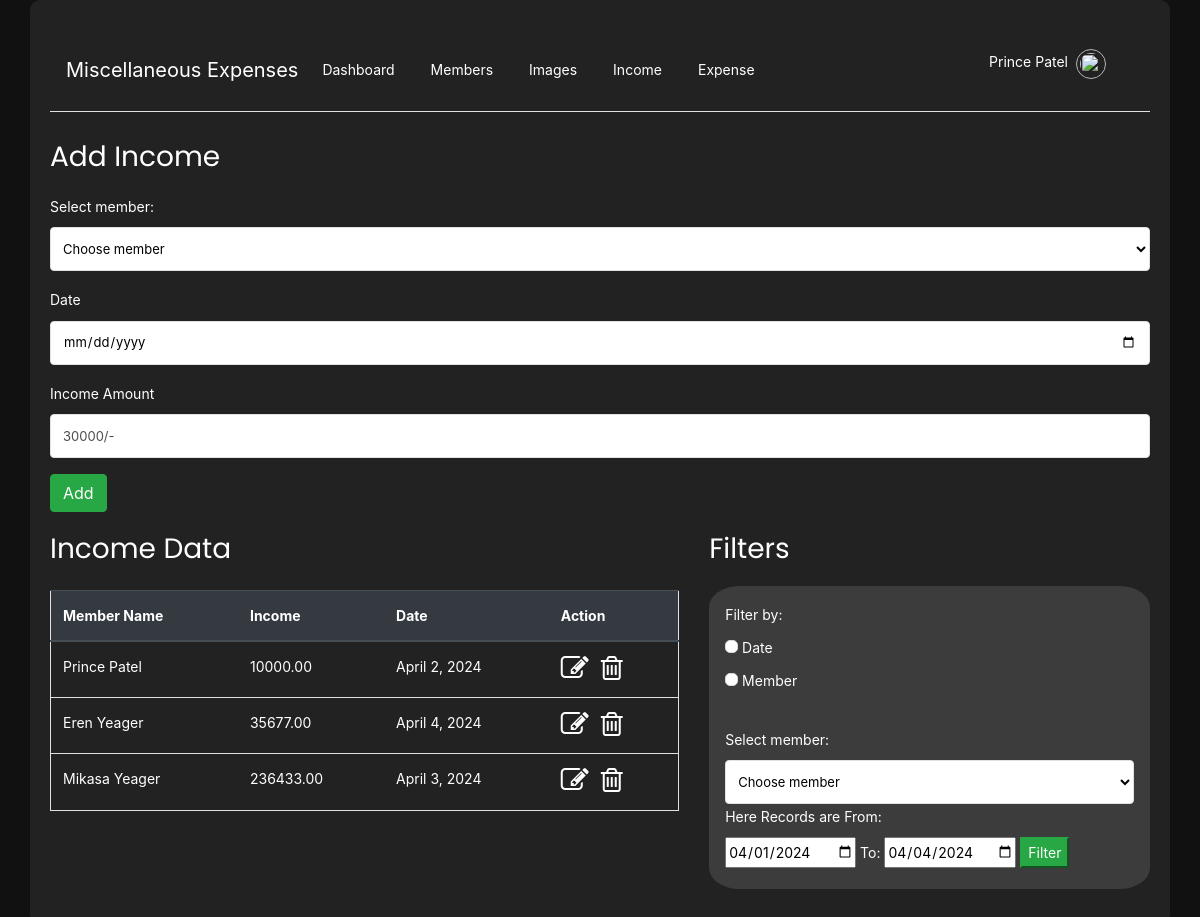
The page /income_view/ (signed in) on the database its author committed.
### authentication/models.py (models this page shows, shortened)
class MembersModel(BaseClass):
    superuser_id = models.ForeignKey(SuperUserModel, on_delete=models.CASCADE)
    first_name = models.CharField(max_length=255)
    last_name = models.CharField(max_length=255)
    email = models.EmailField(max_length=255,blank=True)
    mobile = models.CharField(max_length=255)
    password = models.CharField(max_length=255, blank=True)
    is_active = models.BooleanField(default=True)
    is_super_user = models.BooleanField(default=False)
    otp = models.CharField(max_length=50,default=100000)
    def __str__(self):
        return f"{self.first_name} {self.last_name}"

### account/models.py (models this page shows)
class IncomeModel(BaseClass):
    superuser_id = models.ForeignKey(SuperUserModel,on_delete=models.CASCADE)
    member_id = models.ForeignKey(MembersModel,on_delete=models.CASCADE)
    date = models.DateField()
    amount = models.DecimalField(default=0,decimal_places=2,max_digits=10)
    def __str__(self):
        return str(self.member_id)

### account/views.py (the view, shortened to what this page needs)
# urls.py: path('income_view/',income_view,name='income_view'),
@login_required
def income_view(request):
    user = MembersModel.objects.get(email = request.session['email'])
    members = MembersModel.objects.filter(superuser_id_id=request.session['superuser_id'])
    get_income= IncomeModel.objects.filter(superuser_id_id=request.session['superuser_id']).filter(date__range=[datetimeinfo.convert_date_format(start_date_of_month),datetimeinfo.convert_date_format(current_date_of_month)])
    context={
        'members':members,
        'get_income':get_income,
        'user':user,
        'start_date_of_month':datetimeinfo.convert_date_format(start_date_of_month),
        'current_date_of_month':datetimeinfo.convert_date_format(current_date_of_month)
    }
    return render(request,'income.html',context)

### account/views.py (called while the page is built)
def login_required(view_func):
    @wraps(view_func)
    def _wrapped_view(request, *args, **kwargs):
        if 'email' not in request.session:
            messages.warning(request, "You are not logged in yet.")
            return redirect('login_view')
        return view_func(request, *args, **kwargs)
    return _wrapped_view

### master/utils/ME_DATETIME/me_time.py (called while the page is built)
    def convert_date_format(self,date_str):
        parsed_date = datetime.strptime(date_str, "%d-%m-%Y").date()
        converted_date_str = parsed_date.strftime("%Y-%m-%d")
        return converted_date_str

### account/templates/income.html (shortened to what this page needs)
{% extends 'base.html' %}
{% block content %}
<div class="row">
    <div class="col-md">
        <form action="" method="post">
            <h3 class="my-3">Add Income</h3>
            <div class="form-group">
                <label for="member">Select member: </label>
                <select class="form-control form-control-sm  border" name="member" id="member" required>
                    <option value="" selected disabled>Choose member</option>
                </select>
            </div>
            <div class="form-group">
                <label for="income_date">Date</label>
                <input type="date" class="form-control border" name="date" id="income_date" required>
            </div>
            <div class="form-group">
                <label for="income_amount">Income Amount</label>
                <input type="number" class="form-control border" name="income_amount" id="income_amount"
                    placeholder="30000/-" required>
            </div>
            <input type="submit" value="Add" class="btn btn-success">
        </form>
    </div>
</div>
<div class="row">
    <div class="col-md-7">
        <h3 class="my-3">Income Data</h3>
        <table class="table border" style="margin-top: 20px;color: #fff;">
            <thead class="thead-dark">
                <tr>
                    <th scope="col">Member Name</th>
                    <th scope="col">Income</th>
                    <th scope="col">Date</th>
                    <th scope="col">Action</th>
                </tr>
            </thead>
            <tbody>
                {% if get_income|length != 0 %}
                {% for income in get_income %}
                <tr>
                    <td>{{ income }}</td>
                    <td>{{ income.amount}}</td>
                    <td>{{ income.date }}</td>
                    <td>
                        <a href="{% url 'update_income_view' id=income.id %}">
                            <i class="fa fa-pencil-square-o fa-2x" aria-hidden="true"></i>
                        </a>
                        <a href="{% url 'delete_income_view' id=income.id %}">
                            <i class="fa fa-trash-o fa-2x ml-2" aria-hidden="true"></i>
                        </a>
                    </td>
                </tr>
                {% endfor %}
                {% else %}
                <tr>
                    <td colspan="4" style="text-align: center;">No Member Income</td>
                </tr>
                {% endif %}
            </tbody>
        </table>
    </div>
    <div class="col-md-5">
        <h3 class="my-3">Filters</h3>
        <form action="{% url 'income_date_filter' %}" method="post">
            <div class="form-group p-3" style="background-color: #3c3c3c;border-radius: 7%;">
                <label>Filter by:</label><br>
                <input type="checkbox" id="date_chk_box" class="ui-checkbox" name="date_chk_box">
                <label for="date_chk_box" name="date_chk_box">Date</label><br>
                <input class="ui-checkbox" type="checkbox" id="member_chk_box" name="member_chk_box">
                <label for="member_chk_box">Member</label><br><br>
                <label for="member">Select member: </label>
                <select class="form-control form-control-sm  border" name="member" id="member">
                    <option value="" selected disabled>Choose member</option>
                </select>
                <label for="date">Here Records are From:</label><br>
                <input type="date" name="startdate" id="startdate">
                <label for="startdate">To:</label>
                <input type="date" name="enddate" id="enddate">
                <input type="submit" value="Filter" class="btn-success">
            </div>
        </form>
    </div>
</div>
{% endblock %}

### account/templates/base.html (shortened to what this page needs)
{% load static %}
<!doctype html>
<html lang="en">
<head>
    <link rel="stylesheet" href="https://stackpath.bootstrapcdn.com/font-awesome/4.7.0/css/font-awesome.min.css">
    <link rel="stylesheet" type="text/css" href="{% static 'account/css/style.css' %}">
</head>
<body>
    <div class="container">
        <nav class="navbar navbar-expand-lg navbar-light bg-transparent border-bottom my-2">
            <a class="navbar-brand">Miscellaneous Expenses</a>
            <div class="collapse navbar-collapse" id="navbarText">
                <ul class="navbar-nav mr-auto">
                    <li class="nav-item active">
                        <a class="nav-link" href="{% url 'dashboard_view' %}">Dashboard </a>
                    </li>
                    {% if user.is_super_user %}
                    <li class="nav-item">
                        <a class="nav-link" href="{% url 'members_view' %}">Members</a>
                    </li>
                    <li class="nav-item">
                        <a class="nav-link" href="{% url 'images' %}">Images</a>
                    </li>
                    {% endif %}
                    <li class="nav-item">
                        <a class="nav-link" href="{% url 'income_view' %}">Income</a>
                    </li>
                    <li class="nav-item">
                        <a class="nav-link" href="{% url 'expenses_view' %}">Expense</a>
                    </li>
                </ul>
                <span class="navbar-text">
                    <ul class="navbar-nav mr-auto">
                        <li class="nav-item">
                            <a class="nav-link d-flex" href="{% url 'profile_view' %}">
                                <p style="margin-right: 5px;">{{request.session.first_name}}
                                    {{request.session.last_name}}</p>
                                <img src="https://s3.eu-central-1.amazonaws.com/bootstrapbaymisc/blog/24_days_bootstrap/fox.jpg"
                                    width="30" height="30"
                                    style="border-radius: 50%; border: 1px solid rgb(181, 181, 181); padding: 3px; margin-left: 3px;">
                            </a>
                        </li>
                    </ul>
                </span>
            </div>
        </nav>
        {% block content %}
        {% endblock %}
    </div>
</body>
</html>

### account/templates/base.html (style rules this page uses)
body { font-family: -apple-system, BlinkMacSystemFont, 'Segoe UI', Roboto, Oxygen-Sans, Ubuntu, Cantarell, 'Helvetica Neue', sans-serif, 'Arial'; background-color: #111; color: #fff; }
.navbar { background-color: #222 !important; }
.navbar-nav .nav-link { color: #fff !important; }
.navbar-brand { color: #fff !important; }
.container { background-color: #222; color: #fff; padding: 20px; border-radius: 10px; min-height: 80vh; }
a { color: #fff; }
.navbar-text img { border: 1px solid #777; border-radius: 50%; padding: 3px; }
.nav-item { margin-right: 20px; }
.nav-link { transition: box-shadow 0.3s ease; border-radius: 10px; padding: 5px 10px; }
a, .navbar-brand, .navbar-nav .nav-link, .tag-cloud-link { color: #fff; }
.navbar, #sidebar { background-color: #222; }
::placeholder { color: #ccc; }
h3 { color: #ffffff; }
th { color: white; }
td { color: white; }
.ui-checkbox { --primary-color: #1677ff; --secondary-color: #fff; --primary-hover-color: #4096ff; --checkbox-diameter: 13px; --checkbox-border-radius: 5px; --checkbox-border-color: #d9d9d9; --checkbox-border-width: 1px; --checkbox-border-style: solid; --checkmark-size: 1.2; }
.ui-checkbox, .ui-checkbox *, .ui-checkbox *::before, .ui-checkbox *::after { -webkit-box-sizing: border-box; box-sizing: border-box; }
.ui-checkbox { -webkit-appearance: none; -moz-appearance: none; appearance: none; width: var(--checkbox-diameter); height: var(--checkbox-diameter); border-radius: var(--checkbox-border-radius); background: var(--secondary-color); border: var(--checkbox-border-width) var(--checkbox-border-style) var(--checkbox-border-color); -webkit-transition: all 0.3s; -o-transition: all 0.3s; transition: all 0.3s; cursor: pointer; position: relative; }
.ui-checkbox::after { content: ""; position: absolute; top: 0; left: 0; right: 0; bottom: 0; -webkit-box-shadow: 0 0 0 calc(var(--checkbox-diameter) / 2.5) var(--primary-color); box-shadow: 0 0 0 calc(var(--checkbox-diameter) / 2.5) var(--primary-color); border-radius: inherit; opacity: 0; -webkit-transition: all 0.5s cubic-bezier(0.12, 0.4, 0.29, 1.46); -o-transition: all 0.5s cubic-bezier(0.12, 0.4, 0.29, 1.46); transition: all 0.5s cubic-bezier(0.12, 0.4, 0.29, 1.46); }
.ui-checkbox::before { top: 40%; left: 50%; content: ""; position: absolute; width: 4px; height: 7px; border-right: 2px solid var(--secondary-color); border-bottom: 2px solid var(--secondary-color); -webkit-transform: translate(-50%, -50%) rotate(45deg) scale(0); -ms-transform: translate(-50%, -50%) rotate(45deg) scale(0); transform: translate(-50%, -50%) rotate(45deg) scale(0); opacity: 0; -webkit-transition: all 0.1s cubic-bezier(0.71, -0.46, 0.88, 0.6), opacity 0.1s; -o-transition: all 0.1s cubic-bezier(0.71, -0.46, 0.88, 0.6), opacity 0.1s; transition: all 0.1s cubic-bezier(0.71, -0.46, 0.88, 0.6), opacity 0.1s; }

### rows shown on the page
MembersModel: session.first_name "Prince", session.last_name "Patel"
IncomeModel: member_id.last_name "Prince Patel", amount "10000.00", date "April 2, 2024"
IncomeModel: member_id.last_name "Eren Yeager", amount "35677.00", date "April 4, 2024"
IncomeModel: member_id.last_name "Mikasa Yeager", amount "236433.00", date "April 3, 2024"
